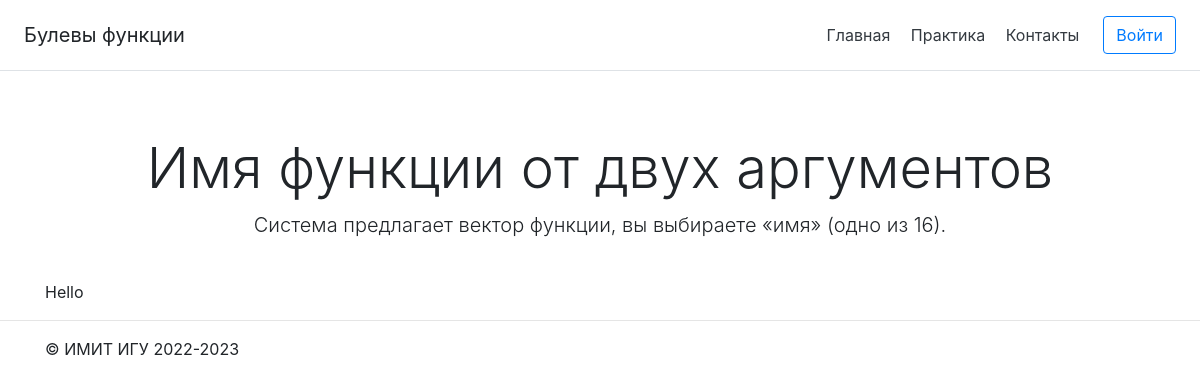
/StartTask/NameFunc, run on the app's committed database.
### main/models.py (models this page shows, shortened)
class Task(models.Model):
    title = models.CharField('Название', max_length=255)
    task = models.TextField('Описание')
    type = models.CharField('Тип задачи', max_length=50, default="none")
    class Meta:
        verbose_name = 'Задача'
        verbose_name_plural = 'Задачи'

### main/views.py (the view)
# urls.py: path('StartTask/NameFunc', nameFunc, name='NameFunc'),
def nameFunc(request):
    task = Task.objects.get(type="NameFunc")
    return render(request, 'main/starttask/NameFunc.html', {'task': task})

### main/templates/main/starttask/NameFunc.html
{% extends 'main/starttask/temp.html' %}
{% block task %}
<p>Hello</p>
{% endblock %}

### main/templates/main/starttask/temp.html (shortened to what this page needs)
{% extends 'main/base.html' %}
{% block content %}
    <div class="pricing-header px-3 py-3 pt-md-5 pb-md-4 mx-auto text-center">
      <h1 class="display-4">{{task.title}}</h1>
      <p class="lead">{{task.task}}</p>
    </div>
    <div class="task">
        {% block task %}{% endblock %}
    </div>
{% endblock %}

### data on the page
Task: title "Имя функции от двух аргументов", task "Система предлагает вектор функции, вы выбираете «имя» (одно из 16)."
